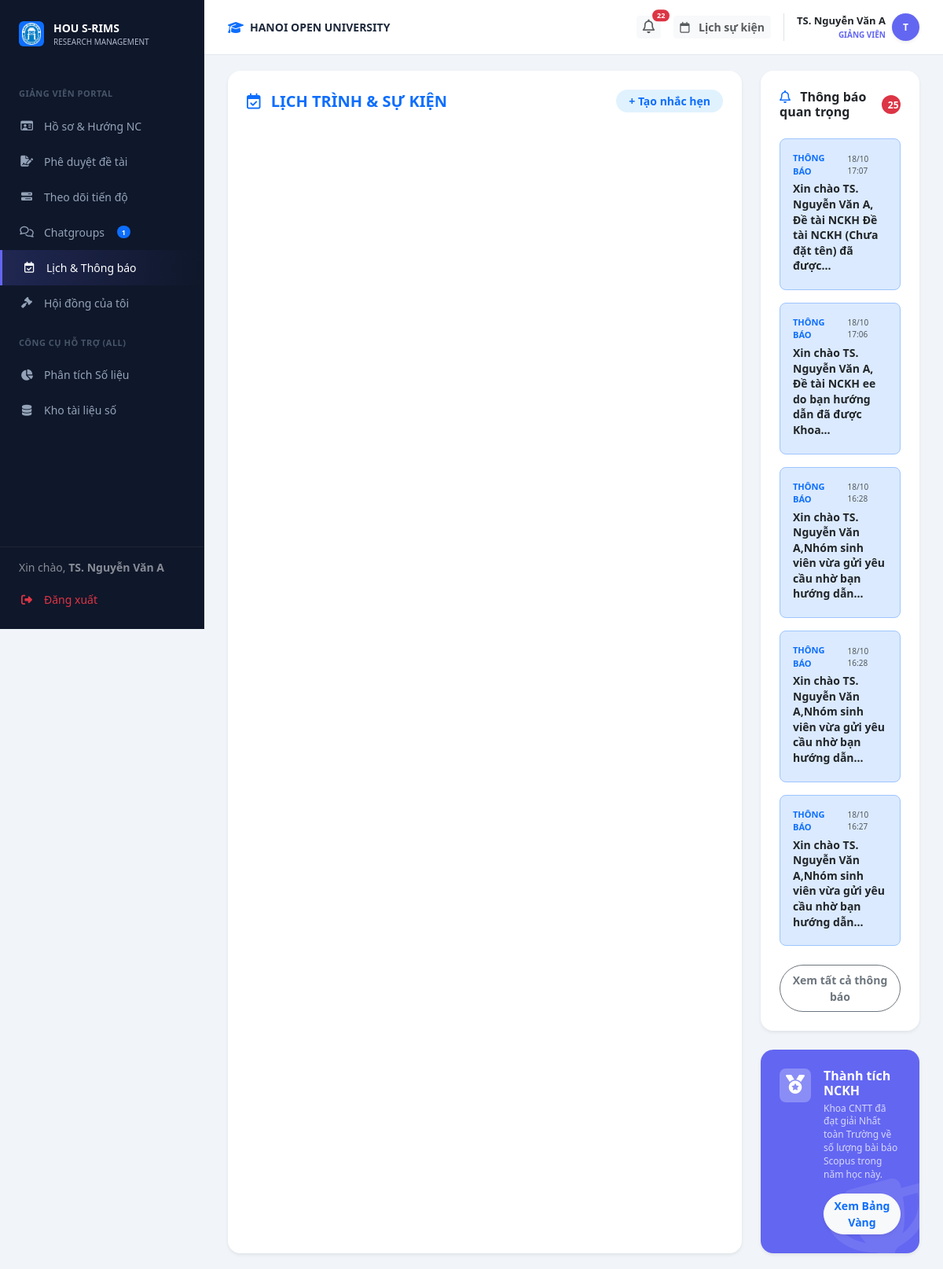
The app's page /lecturer/calendar (signed in) with its own data.
### models.py (models this page shows, shortened)
class User(db.Model):
    __tablename__ = 'users'
    id = db.Column(db.Integer, primary_key=True)
    username = db.Column(db.String(50), unique=True, nullable=False)
    password_hash = db.Column(db.Text, nullable=False)
    full_name = db.Column(db.String(100), nullable=False)
    email = db.Column(db.String(120), unique=True, nullable=False)
    phone = db.Column(db.String(20), nullable=True)
    bio = db.Column(db.Text, nullable=True)
    role = db.Column(db.String(20), nullable=False) # Admin, Lecturer, Student
    student_id = db.Column(db.String(20), nullable=True)   # MSSV for students
    faculty = db.Column(db.String(100), nullable=True)      # faculty / department
    topics_mentored = db.relationship('Topic', backref='mentor', lazy=True)
    group_memberships = db.relationship('GroupMember', backref='student', lazy=True)
    @property
    def password(self):
        return self.password_hash

class Notification(db.Model):
    __tablename__ = 'notifications'
    id = db.Column(db.Integer, primary_key=True)
    user_id = db.Column(db.Integer, db.ForeignKey('users.id'), nullable=False)
    content = db.Column(db.Text, nullable=False)
    is_read = db.Column(db.Boolean, default=False)
    created_at = db.Column(db.DateTime, default=datetime.utcnow)

### routes/lecturer_bp.py (the view)
@lecturer_bp.route('/calendar')
def calendar():
    user_id = session.get('user_id')
    my_topics = Topic.query.join(Batch).filter(Topic.mentor_id == user_id, Topic.status == 'approved', Batch.status == 'active').all()
    return render_template('lecturer/calendar.html', my_topics=my_topics)

### app.py (called while the page is built)
@app.context_processor
def inject_global_user():
    from flask import session
    from models import User, Batch
    user_id = session.get('user_id')
    current_user = User.query.get(user_id) if user_id else None
    active_batches = Batch.query.filter_by(status='active').all()
    active_batch = active_batches[0] if active_batches else None
    return dict(current_user=current_user, active_batches=active_batches, active_batch=active_batch)

### routes/lecturer_bp.py (called while the page is built)
@lecturer_bp.before_request
def require_lecturer():
    if session.get('role') != 'lecturer':
        return redirect(url_for('auth.login'))

### templates/lecturer/calendar.html (shortened to what this page needs)
{% extends "layouts/lecturer_layout.html" %}
{% block lecturer_content %}
<div id="view-l-calendar" class="fade-in ">
                <div class="row g-4">
                    <div class="col-xl-9 col-lg-8 col-12">
                        <div class="card border-0 shadow-sm rounded-4 p-4 h-100" style="min-width: 0;">
                            <div class="d-flex justify-content-between align-items-center mb-4">
                                <h5 class="fw-bold mb-0 text-primary"><i class="fa-regular fa-calendar-check me-2"></i> LỊCH TRÌNH & SỰ KIỆN</h5>
                                <button class="btn btn-primary-subtle text-primary fw-bold btn-sm rounded-pill px-3" data-bs-toggle="modal" data-bs-target="#modalCreateEvent">
                                    + Tạo nhắc hẹn
                                </button>
                            </div>
                            <div id="calendar" style="min-height: 500px;"></div>
                        </div>
                    </div>
                    <div class="col-xl-3 col-lg-4 col-12 d-flex flex-column gap-4">
                        <div class="card border-0 shadow-sm rounded-4 p-4">
                            <h6 class="fw-bold mb-4 d-flex justify-content-between align-items-center">
                                <span><i class="fa-regular fa-bell me-2 text-primary"></i> Thông báo quan trọng</span>
                                {% if notifications and notifications|length > 0 %}
                                <span class="badge bg-danger rounded-circle small" style="width: 24px; height: 24px; line-height: 18px;">{{ notifications|length }}</span>
                                {% endif %}
                            </h6>
                            {% if notifications %}
                                {% for notif in notifications[:5] %}
                                <div class="p-3 rounded-3 mb-3 bg-primary-subtle bg-opacity-25 border border-primary-subtle cursor-pointer notif-card-item"
                                     data-notif-id="{{ notif.id }}"
                                     data-notif-content="{{ notif.content | e }}"
                                     onclick="window.handleNotifItemClick(this, event)">
                                    <div class="d-flex align-items-center gap-2 mb-1">
                                        <span class="fw-bold text-primary" style="font-size: 11px;">THÔNG BÁO</span>
                                        <span class="text-muted ms-auto" style="font-size: 10px;">{{ notif.created_at.strftime('%d/%m %H:%M') if notif.created_at else '' }}</span>
                                    </div>
                                    <div class="fw-bold text-dark small mb-1" style="line-height: 1.4;">
                                        {{ notif.content | striptags | truncate(80) | safe }}
                                    </div>
                                </div>
                                {% endfor %}
                            {% else %}
                                <div class="text-muted small text-center py-3">Không có thông báo mới</div>
                            {% endif %}
                            <button class="btn btn-outline-secondary rounded-pill w-100 fw-bold btn-sm py-2 mt-2" onclick="showAllNotifications()">Xem tất cả thông báo</button>
                        </div>
                        <div class="card border-0 shadow-sm rounded-4 p-4 text-white position-relative overflow-hidden mt-auto" style="background-color: #6366f1;">
                            <div class="d-flex align-items-start gap-3 position-relative" style="z-index: 2;">
                                <div class="bg-white bg-opacity-25 p-2 rounded-3">
                                    <i class="fa-solid fa-medal fs-4 text-white"></i>
                                </div>
                                <div>
                                    <h6 class="fw-bold mb-1">Thành tích NCKH</h6>
                                    <p class="small opacity-75 mb-3" style="font-size: 12px; line-height: 1.4;">Khoa CNTT đã đạt giải Nhất toàn Trường về số lượng bài báo Scopus trong năm học này.</p>
                                    <button class="btn btn-light text-primary fw-bold rounded-pill w-100 btn-sm shadow-sm">Xem Bảng Vàng</button>
                                </div>
                            </div>
                        </div>
                    </div>
                </div>
        </div>
{% endblock %}

### templates/layouts/lecturer_layout.html (shortened to what this page needs)
{% extends "base.html" %}
{% block content %}
        <div class="top-bar">
            <div class="d-flex align-items-center gap-2">
                <i class="fa-solid fa-graduation-cap text-primary"></i>
                <span class="fw-bold text-uppercase small">HANOI OPEN UNIVERSITY</span>
            </div>
            <div class="d-flex align-items-center gap-3">
                <div class="dropdown">
                    <button class="btn btn-light border-0 btn-sm fw-bold text-muted position-relative" type="button" data-bs-toggle="dropdown" aria-expanded="false">
                        <i class="fa-regular fa-bell" style="font-size: 1.1rem;"></i>
                        {% set unread_count = notifications|selectattr('is_read', 'equalto', false)|list|length %}
                        {% if unread_count > 0 %}
                        <span class="position-absolute top-0 start-100 translate-middle badge rounded-pill bg-danger" style="font-size: 9px; min-width: 18px;">
                            {{ unread_count }}
                        </span>
                        {% endif %}
                    </button>
                </div>
                <a class="btn btn-light border-0 btn-sm fw-bold text-muted" href="/lecturer/calendar">
                    <i class="fa-regular fa-calendar me-2"></i> Lịch sự kiện
                </a>
                <div class="dropdown border-start ps-3">
                    <div class="d-flex align-items-center gap-2 cursor-pointer dropdown-toggle no-arrow" data-bs-toggle="dropdown">
                        <div class="text-end">
                            <div class="fw-bold text-dark" style="font-size: 13px;">
                                {{ current_user.full_name if current_user else 'Giảng Viên' }}
                            </div>
                            <div class="fw-bold text-uppercase" style="font-size: 10px; color: #6366f1 !important;">
                                GIẢNG VIÊN
                            </div>
                        </div>
                        <div class="rounded-circle text-white d-flex align-items-center justify-content-center fw-bold shadow-sm" style="width: 35px; height: 35px; font-size: 12px; background: #6366f1 !important;">
                            {{ current_user.full_name[0] | upper if current_user and current_user.full_name else 'G' }}
                        </div>
                    </div>
                </div>
            </div>
        </div>
    <div class="content-area flex-grow-1 d-flex flex-column">
<div class="content-body flex-grow-1 d-flex flex-column">
{% block lecturer_content %}{% endblock %}
</div>
</div>
                            {% set has_topic = false %}
{% endblock %}

### templates/components/sidebar.html (shortened to what this page needs)
<div class="sidebar">
    <div class="sidebar-logo">
        <div class="d-flex align-items-center justify-content-center bg-primary rounded p-1" style="width: 32px; height: 32px;">
            <img src="{{ url_for('static', filename='assets/images/logo.png') }}" alt="" style="max-width:100%;">
        </div>
        <div>
            <div class="fw-bold text-white" style="font-size: 14px;">HOU S-RIMS</div>
            <div style="font-size: 10px; color: #aeb9cc;">RESEARCH MANAGEMENT</div>
        </div>
    </div>
    <div class="sidebar-menu-wrapper" style="flex: 1; overflow-y: auto; padding-bottom: 100px;">
    {% if session.get('role') == 'lecturer' %}
    <div class="menu-category">GIẢNG VIÊN PORTAL</div>
    <a href="{{ url_for('lecturer.dashboard') }}" class="nav-link {{ 'active-purple' if request.endpoint == 'lecturer.dashboard' else '' }}">
        <i class="fa-regular fa-id-card"></i> Hồ sơ & Hướng NC
    </a>
    <a href="{{ url_for('lecturer.approve') }}" class="nav-link {{ 'active-purple' if request.endpoint == 'lecturer.approve' else '' }}">
        <i class="fa-solid fa-file-signature"></i> Phê duyệt đề tài
    </a>
    <a href="{{ url_for('lecturer.progress') }}" class="nav-link {{ 'active-purple' if request.endpoint == 'lecturer.progress' else '' }}">
        <i class="fa-solid fa-bars-progress"></i> Theo dõi tiến độ
    </a>
    <a href="{{ url_for('lecturer.chat') }}" class="nav-link {{ 'active-purple' if request.endpoint == 'lecturer.chat' else '' }}">
        <i class="fa-regular fa-comments"></i> Chatgroups
        {% set group_count = global_my_groups_count if global_my_groups_count is defined else (my_groups | length if my_groups is defined else 0) %}
        {% if group_count > 0 %}<span class="badge bg-primary rounded-pill ms-1" style="font-size: 9px;">{{ group_count }}</span>{% endif %}
    </a>
    <a href="{{ url_for('lecturer.calendar') }}" class="nav-link {{ 'active-purple' if request.endpoint == 'lecturer.calendar' else '' }}">
        <i class="fa-regular fa-calendar-check"></i> Lịch & Thông báo
    </a>
    <a href="{{ url_for('lecturer.council') }}" class="nav-link {{ 'active-purple' if request.endpoint == 'lecturer.council' else '' }}">
        <i class="fa-solid fa-gavel"></i> Hội đồng của tôi
    </a>
    {% endif %}
    <div class="menu-category">CÔNG CỤ HỖ TRỢ (ALL)</div>
    <a href="{{ url_for('web.analysis_page') }}" class="nav-link {{ 'active-main' if request.endpoint == 'web.analysis_page' else '' }}">
        <i class="fa-solid fa-chart-pie"></i> Phân tích Số liệu
    </a>
    <a href="{{ url_for('web.repository_page') }}" class="nav-link {{ 'active-main' if request.endpoint == 'web.repository_page' else '' }}">
        <i class="fa-solid fa-database"></i> Kho tài liệu số
    </a>
    </div>
    <div class="sidebar-footer" style="position: absolute; bottom: 0; left: 0; right: 0; background: var(--sidebar-bg); border-top: 1px solid rgba(255,255,255,0.05); padding: 15px 0;">
        <div class="px-4 mb-2 text-white small opacity-50">
            Xin chào, <strong>{{ session.get('user_name', 'Khách') }}</strong>
        </div>
        <a href="{{ url_for('auth.logout') }}" class="nav-link text-danger">
            <i class="fa-solid fa-right-from-bracket"></i> Đăng xuất
        </a>
    </div>
</div>

### static/assets/css/style.css (style rules this page uses)
:root { --primary-blue: #2563eb; --primary-purple: #6366f1; --student-gradient: linear-gradient(135deg, #6366f1 0%, #8b5cf6 100%); --rank-a: #10b981; --rank-b: #3b82f6; --rank-c: #f59e0b; --rank-d: #94a3b8; --sidebar-bg: #0f172a; --sidebar-text: #94a3b8; --bg-body: #f1f5f9; --text-dark: #1e293b; --text-gray: #64748b; --border-color: #e2e8f0; }
* { box-sizing: border-box; }
body { background-color: var(--bg-body); font-family: 'Segoe UI', system-ui, -apple-system, sans-serif; color: var(--text-dark); overflow-x: hidden; margin: 0; }
a { text-decoration: none !important; }
.sidebar { background-color: var(--sidebar-bg); width: 260px; height: 100vh; position: fixed; top: 0; left: 0; z-index: 1000; padding-top: 25px; display: flex; flex-direction: column; border-right: 1px solid rgba(255,255,255,0.05); }
.sidebar-logo { padding: 0 24px 30px; display: flex; align-items: center; gap: 12px; }
.menu-category { font-size: 11px; text-transform: uppercase; color: #475569; padding: 0 24px; margin-bottom: 10px; margin-top: 20px; font-weight: 700; letter-spacing: 0.5px; }
.nav-link { color: var(--sidebar-text); padding: 12px 24px; display: flex; align-items: center; gap: 12px; font-size: 14px; font-weight: 500; transition: all 0.2s ease; }
.nav-link i { width: 20px; text-align: center; }
.nav-link.active-purple { background: linear-gradient(90deg, rgba(99, 102, 241, 0.2) 0%, transparent 100%); color: #fff; border-left: 3px solid var(--primary-purple); }
.top-bar { background: #fff; height: 70px; padding: 0 30px; display: flex; align-items: center; justify-content: space-between; border-bottom: 1px solid var(--border-color); position: sticky; top: 0; z-index: 900; }
.no-arrow::after { display: none !important; }
.content-area { padding: 20px 30px; position: relative; flex: 1; display: flex; flex-direction: column; }
.content-body { flex: 1; display: flex; flex-direction: column; }
.stat-card, .card { background: #fff; border-radius: 16px; border: 1px solid #f1f5f9; box-shadow: 0 4px 6px -1px rgba(0, 0, 0, 0.02); transition: transform 0.2s; }
.bg-primary-subtle { background-color: #dbeafe !important; color: #1e40af !important; }
.btn-primary-subtle { background-color: #e0f2fe; color: #0284c7; border: none; font-weight: 600; }
.cursor-pointer { cursor: pointer; }
.fade-in { animation: fadeIn 0.4s ease-out forwards; }
.sidebar-logo img { max-width: 100%; height: auto; max-height: 50px; object-fit: contain; }
.notif-card-item { transition: transform 0.2s; }

### records on screen
User: get "TS. Nguyễn Văn A", full_name "TS. Nguyễn Văn A", full_name "T"
Notification: created_at "18/10 17:07", content "Xin chào TS. Nguyễn Văn A, Đề tài NCKH Đề tài NCKH (Chưa đặt tên) đã được..."
Notification: created_at "18/10 17:06", content "Xin chào TS. Nguyễn Văn A, Đề tài NCKH ee do bạn hướng dẫn đã được Khoa..."
Notification: created_at "18/10 16:28", content "Xin chào TS. Nguyễn Văn A,Nhóm sinh viên vừa gửi yêu cầu nhờ bạn hướng dẫn..."
Notification: created_at "18/10 16:28", content "Xin chào TS. Nguyễn Văn A,Nhóm sinh viên vừa gửi yêu cầu nhờ bạn hướng dẫn..."
Notification: created_at "18/10 16:27", content "Xin chào TS. Nguyễn Văn A,Nhóm sinh viên vừa gửi yêu cầu nhờ bạn hướng dẫn..."

### other values on screen
{{ group_count }} "1"
{{ unread_count }} "22"
{{ notifications|length }} "25"
